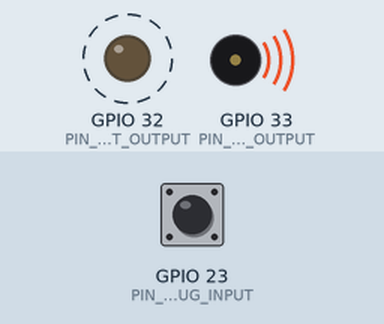
A program run on a simulated ESP32. On the bench: output pins drawn as LEDs (lit = HIGH), buzzer (waves = sounding). Dashed ring = blinking. The test bench sets the inputs (shaded band); at power-on: GPIO 23 (PIN_DEBUG_INPUT) HIGH. WiFi joins after 1.5 s; servers stay silent unless stated; uploads are accepted with an empty reply; the local clock reads 2024-03-15 10:24:30 at power-on unless the program sets it; what the program prints to the serial monitor is not drawn.

Above: at 7.55 s.
7.9 s: GPIO 23 (PIN_DEBUG_INPUT) pulled LOW for 3.2 s
At 11.22 s:
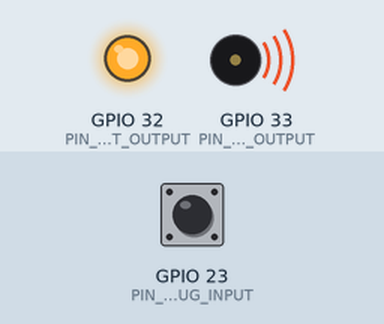
12.6 s: GPIO 23 (PIN_DEBUG_INPUT) pulsed LOW 5 times (0.12 s each, 0.3 s apart)
At 13.4 s:
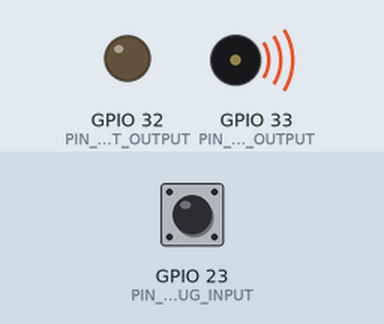
17.1 s: GPIO 23 (PIN_DEBUG_INPUT) pulsed LOW 5 times (0.12 s each, 0.3 s apart)
At 18.2 s:
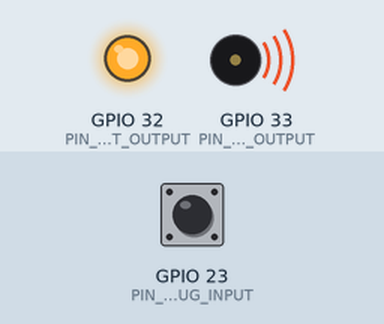
Timing chart, 0 to 27.6 s (numbered marks = the images above; inputs shaded):
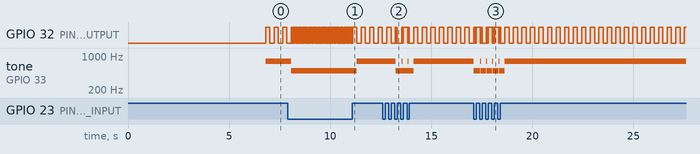

The program:

main.cpp
```cpp
#include <WiFi.h>
#include <ArduinoJson.h>
#include <HTTPClient.h>
#include <time.h>

#include "define.h"

#define PIN_SPEAKER_OUTPUT 33
#define PIN_LIGHT_OUTPUT 32
#define PIN_DEBUG_INPUT 23

enum class LEDC_CHANNEL
{
    SPEAKER,
};

enum class TIMER_NUM
{
    SPEAKER,
};

enum class SPEAKER_STATE
{
    OFF,
    ON,
};

enum class CONNECTION_STATE
{
    INITIAL,
    CONNECTING,
    CONNECTED,
    BROKEN,
};

HTTPClient http_client;
StaticJsonDocument<JSON_OBJECT_SIZE(2) + JSON_OBJECT_SIZE(2) + JSON_OBJECT_SIZE(4)> doc;
JsonObject json_contents;
CONNECTION_STATE connection_state = CONNECTION_STATE::INITIAL;

void output_speaker(CONNECTION_STATE connection_state)
{
    static SPEAKER_STATE speaker_state = SPEAKER_STATE::OFF;
    static uint8_t speaker_on_phase = 0;
    static uint8_t speaker_off_phase = 0;

    switch (connection_state)
    {
    case CONNECTION_STATE::CONNECTING:
        break;
    case CONNECTION_STATE::CONNECTED:
        speaker_state = SPEAKER_STATE::OFF;
        break;
    case CONNECTION_STATE::BROKEN:
        speaker_state = SPEAKER_STATE::ON;
        break;
    default:
        return;
    }

    switch (speaker_state)
    {
    case SPEAKER_STATE::ON:
        switch (speaker_on_phase)
        {
        default:
        case 0:
            speaker_on_phase = 0;
            ledcWriteNote(static_cast<uint8_t>(LEDC_CHANNEL::SPEAKER), NOTE_B, 4);
            break;
        case 1:
            ledcWriteNote(static_cast<uint8_t>(LEDC_CHANNEL::SPEAKER), NOTE_G, 4);
            break;
        }
        speaker_on_phase += 1;
        speaker_off_phase = 0;
        break;
    case SPEAKER_STATE::OFF:
        switch (speaker_off_phase)
        {
        default:
        case 0:
            ledcWriteNote(static_cast<uint8_t>(LEDC_CHANNEL::SPEAKER), NOTE_G, 5);
            break;
        case 1:
            ledcWriteTone(static_cast<uint8_t>(LEDC_CHANNEL::SPEAKER), 0);
            break;
        }
        speaker_on_phase = 0;
        speaker_off_phase = 1;
        break;
    default:
        return;
    }
}

hw_timer_t *timer_speaker = nullptr;
void IRAM_ATTR on_timer_speaker()
{
    output_speaker(connection_state);
}

void init_pin()
{
    pinMode(PIN_DEBUG_INPUT, INPUT_PULLUP);
    ledcAttachPin(PIN_SPEAKER_OUTPUT, static_cast<uint8_t>(LEDC_CHANNEL::SPEAKER));
    pinMode(PIN_LIGHT_OUTPUT, OUTPUT);
}

void init_timer()
{
    timer_speaker = timerBegin(static_cast<uint8_t>(TIMER_NUM::SPEAKER), getApbFrequency() / 1000 * 1000 * 1000, true);
    timerAttachInterrupt(timer_speaker, &on_timer_speaker, true);
    timerAlarmWrite(timer_speaker, 5000, true);
}

void init_wifi()
{
    Serial.print("\nConnecting...");
    WiFi.begin(WIFI_SSID, WIFI_PASSWORD);
    while (WiFi.status() != WL_CONNECTED)
    {
        delay(500);
        Serial.print('.');
    }
    Serial.println();
    Serial.printf("Connected, IP address: ");
    Serial.println(WiFi.localIP());
    Serial.println();
}

void setup()
{
    Serial.begin(115200);
    delay(100);

    init_pin();
    init_timer();
    init_wifi();

    configTzTime("JST-9", "ntp.nict.jp");
    delay(5000);

    http_client.begin(API_URL);
    http_client.addHeader("Content-Type", "application/json");

    JsonObject json_spread_sheet = doc.createNestedObject("spread_sheet");
    json_contents = doc.createNestedObject("contents");

    json_spread_sheet["id"] = SPREAD_SHEET_ID;
    json_spread_sheet["sheet"] = SPREAD_SHEET_SHEET;
    json_contents["start_client_unixtime"] = time(NULL);

    timerWrite(timer_speaker, 0);
    output_speaker(connection_state);
    timerAlarmEnable(timer_speaker);
}

void loop()
{
    static unsigned long last_millis = millis();
    static uint64_t failed_count = 0;
    static CONNECTION_STATE last_connection_state = CONNECTION_STATE::INITIAL;

    const unsigned long new_millis = millis();
    const unsigned long interval_millis = new_millis - last_millis;
    const time_t t = time(NULL);
    const struct tm *tm = localtime(&t);

    int status_code = 0;
    String json_string;

    json_contents["client_unixtime"] = t;
    json_contents["interval_millis"] = interval_millis;
    json_contents["failed_count"] = failed_count;

    serializeJson(doc, json_string);

    connection_state = CONNECTION_STATE::CONNECTING;
    if (digitalRead(PIN_DEBUG_INPUT))
    {
        status_code = http_client.POST(json_string);
    }
    connection_state = (status_code == 200) ? CONNECTION_STATE::CONNECTED : CONNECTION_STATE::BROKEN;

    if (last_connection_state != connection_state)
    {
        timerWrite(timer_speaker, 0);
        output_speaker(connection_state);
    }

    switch (connection_state)
    {
    case CONNECTION_STATE::CONNECTED:
        last_millis = new_millis;
        failed_count = 0;
        break;
    case CONNECTION_STATE::BROKEN:
        failed_count += 1;
        delay(10);
        break;
    default:
        return;
        break;
    }

    last_connection_state = connection_state;

    digitalWrite(PIN_LIGHT_OUTPUT, !digitalRead(PIN_LIGHT_OUTPUT));

    Serial.printf("POST %d|%s\n", status_code, json_string.c_str());
}
```

define.example.h
```cpp
#define WIFI_SSID "XXXXXXXXXXXXXXXX"
#define WIFI_PASSWORD "XXXXXXXXXXXXXXXX"
#define API_URL "XXXXXXXXXXXXXXXX"
#define SPREAD_SHEET_ID "XXXXXXXXXXXXXXXX"
#define SPREAD_SHEET_SHEET "XXXXXXXXXXXXXXXX"
```

Measured:
- after the input at 7.9 s, tone on GPIO 33 (PIN_SPEAKER_OUTPUT): 784 Hz → 493 Hz after 0.18 s, → 784 Hz 3.2 s later
- after the input at 12.6 s, tone on GPIO 33 (PIN_SPEAKER_OUTPUT): alternates 784 Hz for 0.01 s and 493 Hz for 0.28 s, 6 changes in all, then stays 784 Hz, starting after 0.63 s
- after the input at 17.1 s, tone on GPIO 33 (PIN_SPEAKER_OUTPUT): alternates 784 Hz for 0.01 s and 493 Hz for 0.28 s, 10 changes in all, then stays 784 Hz, starting at once
